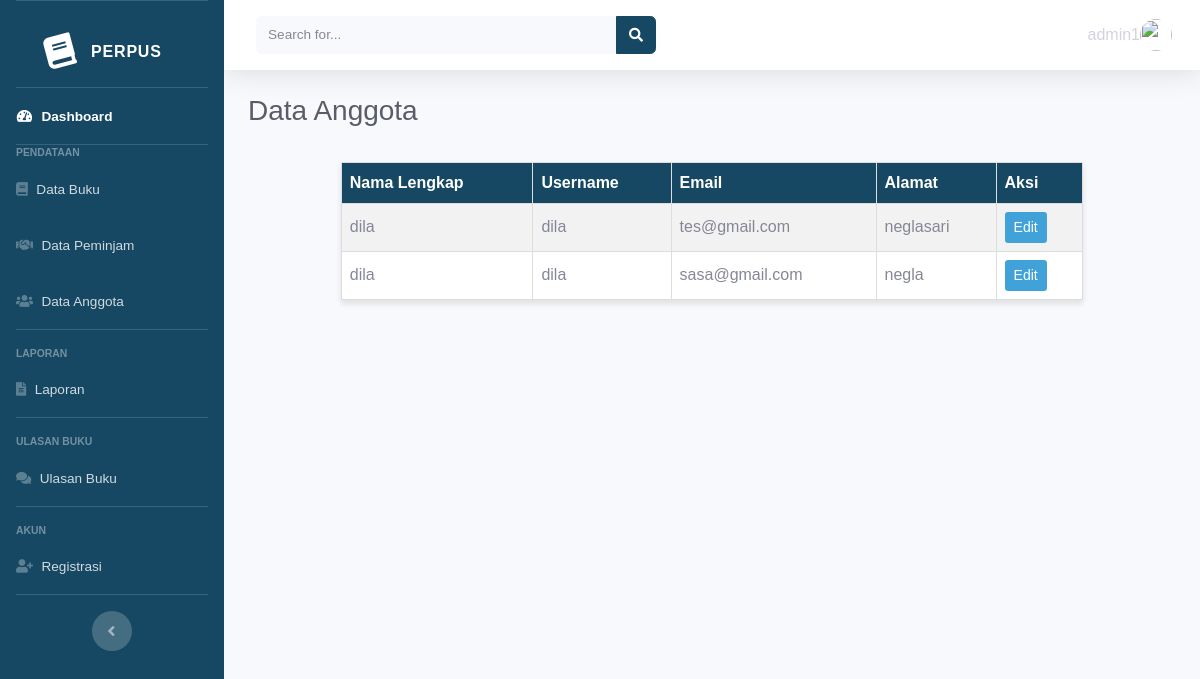
Before: /admin/index_data_anggota.php (signed in) with the older database file.
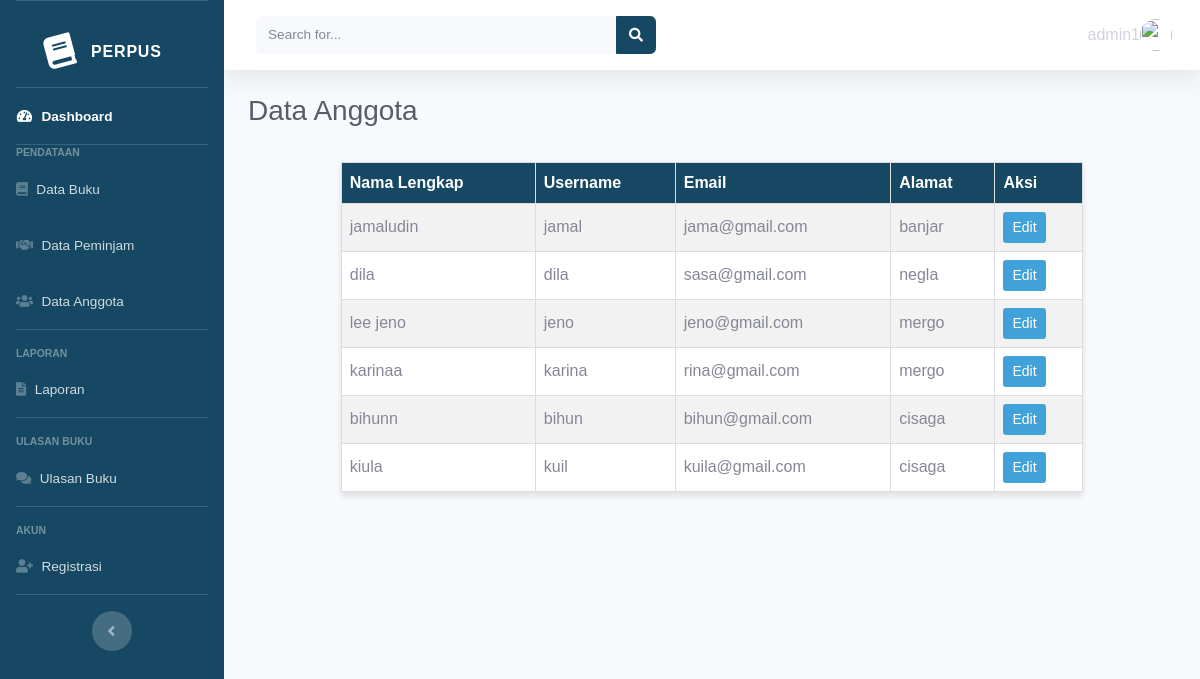
After: the same page with the newer database file.
### tables this page shows
CREATE TABLE `user` (
  `user_id` int(11) NOT NULL,
  `perpus_id` int(11) NOT NULL,
  `username` varchar(50) NOT NULL,
  `password` varchar(255) NOT NULL,
  `email` varchar(50) NOT NULL,
  `nama_lengkap` varchar(50) NOT NULL,
  `no_hp` varchar(50) NOT NULL,
  `alamat` varchar(50) NOT NULL,
  `role` varchar(50) NOT NULL,
  `created_at` timestamp NOT NULL DEFAULT current_timestamp() ON UPDATE current_timestamp()
);

### admin/index_data_anggota.php (the view, shortened to what the changed rows need)
<?php
include('koneksi.php');
$sql = "SELECT * FROM user WHERE role = 'peminjam'";
$result = mysqli_query($conn, $sql);
?>
<!DOCTYPE html>
<html lang="en">
<head>
    <link href="../dashboard/vendor/fontawesome-free/css/all.min.css" rel="stylesheet" type="text/css">
    <link href="../dashboard/css/sb-admin-2.min.css" rel="stylesheet">
</head>
<body id="page-top">
    <div id="wrapper">
        <div id="content-wrapper" class="d-flex flex-column">
            <div id="content">
                <div class="container-fluid">
                    <div class="d-sm-flex align-items-center justify-content-between mb-4">
                        <h2 class=" searchable h3 mb-0 text-gray-800">Data Anggota</h2>
                    </div>
                    <div class="row">
                        <div class="col-xl-12 col-md-6 mb-4">
                            <?php
                            echo "<table border='1'>
                                <tr>
                                    <th>Nama Lengkap</th>
                                    <th>Username</th>
                                    <th>Email</th>
                                    <th>Alamat</th>
                                    <th>Aksi</th>
                                </tr>";
                            while ($row = mysqli_fetch_assoc($result)) {
                                echo "<tr>";
                                echo "<td>" . (isset($row['nama_lengkap']) ? $row['nama_lengkap'] : '') . "</td>";
                                echo "<td>" . (isset($row['username']) ? $row['username'] : '') . "</td>";
                                echo "<td>" . (isset($row['email']) ? $row['email'] : '') . "</td>";
                                echo "<td>" . (isset($row['alamat']) ? $row['alamat'] : '') . "</td>";
                                echo "<td>";
                                echo "<button class='btn btn-primary3 btn-sm' onclick=\"window.location.href='../edit/edit_data_anggota.php?user_id=" . (isset($row['user_id']) ? $row['user_id'] : '') . "'\">Edit</button>";
                                echo "</td>";
                                echo "</tr>";
                            }
                            echo "</table>"
                            ?>
                        </div>
                    </div>
                </div>
            </div>
        </div>
    </div>
</body>
</html>

Changed rows visible on the page:
removed user: nama_lengkap "dila", username "dila", email "tes@gmail.com", alamat "neglasari"
now on this page (row edited): user: nama_lengkap "jamaludin", username "jamal", email "jama@gmail.com", alamat "banjar"
added user: nama_lengkap "lee jeno", username "jeno", email "jeno@gmail.com", alamat "mergo"
added user: nama_lengkap "karinaa", username "karina", email "rina@gmail.com", alamat "mergo"
added user: nama_lengkap "bihunn", username "bihun", email "bihun@gmail.com", alamat "cisaga"
added user: nama_lengkap "kiula", username "kuil", email "kuila@gmail.com", alamat "cisaga"
